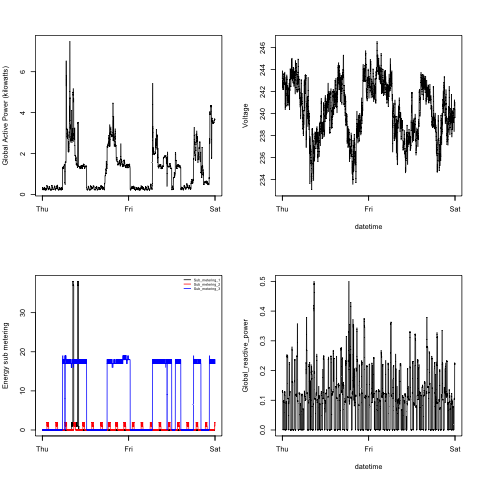

Generate this figure with R:
# plot4.R

# source the R script to read the data if 'processed' data frame
# is nonexistent

read_power_data_file <- "readElectricalPowerData.R"
if (!exists("processed") && !is.data.frame(("processed"))) {
	source(read_power_data_file)
}

source("plotFunctions.R")

png(filename = "plot4.png",
    width = 480,
    height = 480,
    units = "px")

plotDashboard()

dev.off()